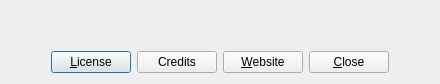
<?xml version="1.0" encoding="UTF-8"?>
<ui version="4.0">
 <class>SubsurfaceAbout</class>
 <widget class="QDialog" name="SubsurfaceAbout">
  <property name="windowModality">
   <enum>Qt::WindowModal</enum>
  </property>
  <property name="geometry">
   <rect>
    <x>0</x>
    <y>0</y>
    <width>450</width>
    <height>355</height>
   </rect>
  </property>
  <property name="sizePolicy">
   <sizepolicy hsizetype="Fixed" vsizetype="Fixed">
    <horstretch>0</horstretch>
    <verstretch>0</verstretch>
   </sizepolicy>
  </property>
  <property name="windowTitle">
   <string>About Subsurface</string>
  </property>
  <property name="windowIcon">
   <iconset resource="../subsurface.qrc">
    <normaloff>:/subsurface-icon</normaloff>:/subsurface-icon</iconset>
  </property>
  <property name="modal">
   <bool>true</bool>
  </property>
  <layout class="QGridLayout" name="gridLayout">
   <property name="sizeConstraint">
    <enum>QLayout::SetFixedSize</enum>
   </property>
   <item row="0" column="0">
    <widget class="QLabel" name="subsurfaceIcon">
     <property name="text">
      <string/>
     </property>
     <property name="pixmap">
      <pixmap resource="../subsurface.qrc">:/subsurface-icon</pixmap>
     </property>
     <property name="alignment">
      <set>Qt::AlignCenter</set>
     </property>
    </widget>
   </item>
   <item row="1" column="0">
    <widget class="QLabel" name="aboutLabel">
     <property name="text">
      <string/>
     </property>
     <property name="textFormat">
      <enum>Qt::RichText</enum>
     </property>
     <property name="alignment">
      <set>Qt::AlignCenter</set>
     </property>
     <property name="margin">
      <number>10</number>
     </property>
    </widget>
   </item>
   <item row="2" column="0">
    <layout class="QHBoxLayout" name="horizontalLayout">
     <item>
      <spacer name="horizontalSpacer">
       <property name="orientation">
        <enum>Qt::Horizontal</enum>
       </property>
       <property name="sizeHint" stdset="0">
        <size>
         <width>40</width>
         <height>20</height>
        </size>
       </property>
      </spacer>
     </item>
     <item>
      <widget class="QPushButton" name="licenseButton">
       <property name="text">
        <string>&amp;License</string>
       </property>
      </widget>
     </item>
     <item>
      <widget class="QPushButton" name="creditButton">
       <property name="text">
        <string>Credits</string>
       </property>
      </widget>
     </item>
     <item>
      <widget class="QPushButton" name="websiteButton">
       <property name="text">
        <string>&amp;Website</string>
       </property>
      </widget>
     </item>
     <item>
      <widget class="QPushButton" name="closeButton">
       <property name="text">
        <string>&amp;Close</string>
       </property>
      </widget>
     </item>
     <item>
      <spacer name="horizontalSpacer_2">
       <property name="orientation">
        <enum>Qt::Horizontal</enum>
       </property>
       <property name="sizeHint" stdset="0">
        <size>
         <width>40</width>
         <height>20</height>
        </size>
       </property>
      </spacer>
     </item>
    </layout>
   </item>
  </layout>
 </widget>
 <tabstops>
  <tabstop>licenseButton</tabstop>
  <tabstop>creditButton</tabstop>
  <tabstop>websiteButton</tabstop>
  <tabstop>closeButton</tabstop>
 </tabstops>
 <resources>
  <include location="../subsurface.qrc"/>
 </resources>
 <connections>
  <connection>
   <sender>closeButton</sender>
   <signal>clicked()</signal>
   <receiver>SubsurfaceAbout</receiver>
   <slot>accept()</slot>
   <hints>
    <hint type="sourcelabel">
     <x>290</x>
     <y>411</y>
    </hint>
    <hint type="destinationlabel">
     <x>340</x>
     <y>409</y>
    </hint>
   </hints>
  </connection>
 </connections>
</ui>
